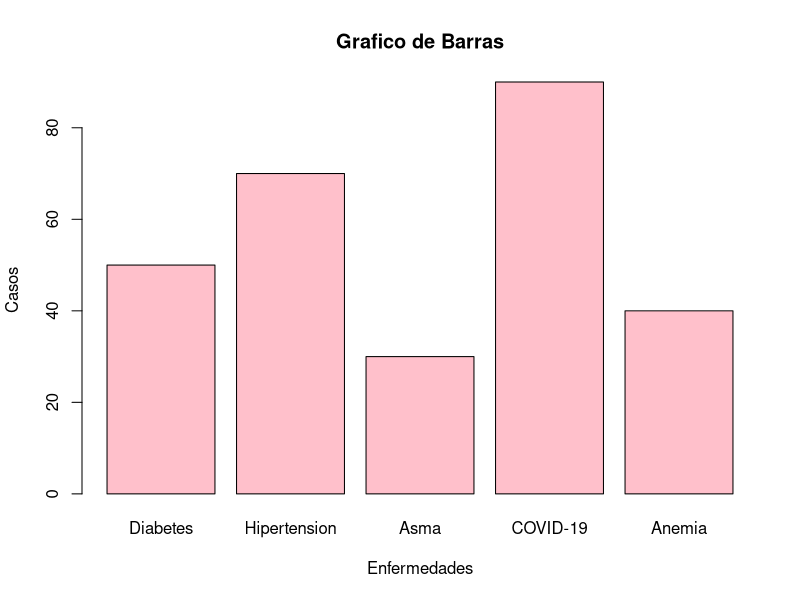

Recreate this plot in R.
## ---- chunk 1
#CREANDO DATOS

Enfermedades<-c("Diabetes", "Hipertension", "Asma", "COVID-19", "Anemia")
Casos<-c(50, 70, 30, 90, 40)
## ---- chunk 2
#generando el grafico de barras 

barplot(Casos,names.arg=Enfermedades,col="pink",main="Grafico de Barras",
        xlab="Enfermedades", ylab="Casos",border="black")
